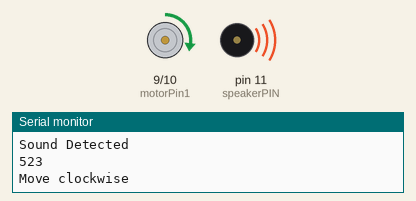
Recording of a sketch running on a simulated Arduino Uno, built with avr-gcc and run on an emulated ATmega328P. On the bench: motor-driver pin pairs drawn as motors (green arrow = first pin HIGH = forward, orange = second pin HIGH = backward, longer = more drive), buzzer (waves = sounding), the last lines printed to the serial monitor.

Above: at 0.1 s.
At 19.6 s:
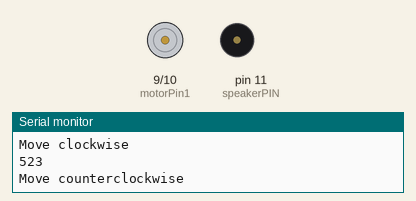
At 39.1 s:
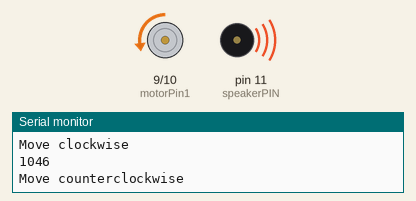
Timing chart, 0 to 40.0 s (numbered marks = the images above):
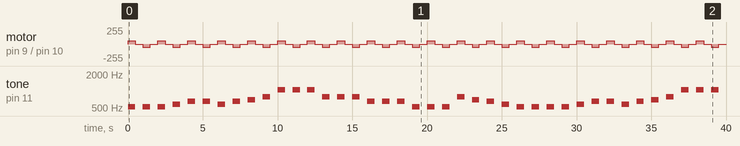

The sketch:

CymbalMonkeyIntegrationWithSoundSensorVolume.ino
```cpp
#define _USE_MATH_DEFINES
#include <stdio.h>
#include <math.h>
//#include <cmath>
//#include <iostream>
//#include <Speaker.h>

#define Octave 5

//Music Notes based on Octave--
#define C 16.3516 * pow(2, Octave)
#define D 18.35405 * pow(2, Octave)
#define E 20.60172 * pow(2, Octave)
#define F 21.82676 * pow(2, Octave)
#define G 24.49971 * pow(2, Octave)
#define A 27.5 * pow(2, Octave)
#define B 30.86771 * pow(2, Octave)
#define high_C 32.70320 * pow(2, Octave)
#define rest 0

#define soundDetectorAnalogPin A0
#define soundDetectorPin 2
#define motorPin1 9
#define motorPin2 10
#define speakerPIN 11
#define potPin 12

//int octave = 5;
int songLength = 54;

//int note_play[] = {C, rest, C, rest, C, rest, D, rest, E, rest, E, rest, D, rest, E, rest, F, rest, G, rest, high_C, rest, high_C, rest, high_C, rest, G, rest, G, rest, G, rest, E, rest, E, rest, E, rest, C, rest, C, rest, C, rest, G, rest, F, rest, E, rest, D, rest, C, rest};
int notes[] = {C, rest, C, rest, C, rest, D, rest, E, rest, E, rest, D, rest, E, rest, F, rest, G, rest, high_C, rest, high_C, rest, high_C, rest, G, rest, G, rest, G, rest, E, rest, E, rest, E, rest, C, rest, C, rest, C, rest, G, rest, F, rest, E, rest, D, rest, C, rest};

int beats[] = {2,1,2,1,2,1,1,1,2,1,2,1,1,1,2,1,1,1,6,1,1,1,1,1,1,1,1,1,1,1,1,1,1,1,1,1,1,1,1,1,1,1,1,1,2,1,1,1,2,1,1,1,5,1};

int noteIndex = 0;
int song_tempo = 250;
int motorSpeed = 50;

bool updateOctave = true;

bool soundDetected = false;
int soundValue = 0;


int tempo = 50;

bool motorClockwise = true;
void setup() {
  // put your setup code here, to run once:
  //pinMode(speakerPIN, OUTPUT);
  //pinMode(motorPIN, OUTPUT);
  Serial.begin(9600);

  pinMode(soundDetectorPin, INPUT);

}

void loop() {
  // put your main code here, to run repeatedly:


  if (soundDetected) {


    /*
    if (updateOctave) {
      adjustOctave();
      updateOctave = false;
    }
    */
    motorMove(noteIndex);


    tone(speakerPIN, notes[noteIndex], beats[noteIndex]*tempo/512);
    noteIndex++;
    if (noteIndex >= songLength) {
      noteIndex = 0;
    }
    delay(500);
  }
  else {
    soundValue = analogRead(soundDetectorAnalogPin);
    if (soundValue > 80) {
      soundDetected = true;
      Serial.print("Sound Detected\n");
    }
  }


}

void motorMove(int noteIndex) {

  if (notes[noteIndex] != rest) {

    Serial.print(notes[noteIndex]);
    Serial.print("\n");
    if (motorClockwise == true) {
      Serial.print("Move clockwise\n");
      analogWrite(motorPin1, motorSpeed);
      analogWrite(motorPin2, 0);
      motorClockwise = false;
    }
    else {
      Serial.print("Move counterclockwise\n");
      analogWrite(motorPin1, 0);
      analogWrite(motorPin2, motorSpeed);
      motorClockwise = true;
    }
  }
  else {
    analogWrite(motorPin1, 0);
    analogWrite(motorPin2, 0);
  }
}

//void adjustOctave() {
//  for (int x = 0; x < 54; x++) {
//    notes[x] = note_play[x] * pow(2, octave);
//  }
//}

double goertzel_FFT(double* data, double k, int N) {

  double omega = 2.0 * M_PI * k / (double) N;
  double cr = cos(omega * M_PI / 180.0);
  double ci = sin(omega * M_PI / 180.0);
  double coeff = 2.0 * cr;
  double sprev = 0.0;
  double sprev2 = 0.0;

  for (int i = 0; i < N - 1; i++) {
    double s = data[i] + coeff * sprev - sprev2;
    sprev2 = sprev;
    sprev = s;
  }

  double It = cr * sprev - sprev2;
  double Qt = ci * sprev;

  double omega2 = 2.0 * M_PI * k;
  double cr2 = cos(omega2 * M_PI / 180.0);
  double ci2 = sin(omega2 * M_PI / 180.0);

  double I = It * cr2 + Qt * ci2;
  double Q = -It * ci2 + Qt * cr2;

  return sqrt(I * I + Q * Q);
}
```

Measured:
- by itself, motor on pin 9 (motorPin1) / pin 10 (motorPin2): repeats every 2.0 s: stopped 0.50 s, backward 50/255 0.50 s, stopped 0.50 s, forward 50/255 0.50 s
- by itself, tone on pin 11 (speakerPIN): plays 523 Hz for 0.50 s, 523 Hz for 0.50 s, 523 Hz for 0.50 s, 587 Hz for 0.50 s, 659 Hz for 0.50 s, 659 Hz for 0.50 s … (40 notes in this stretch)
